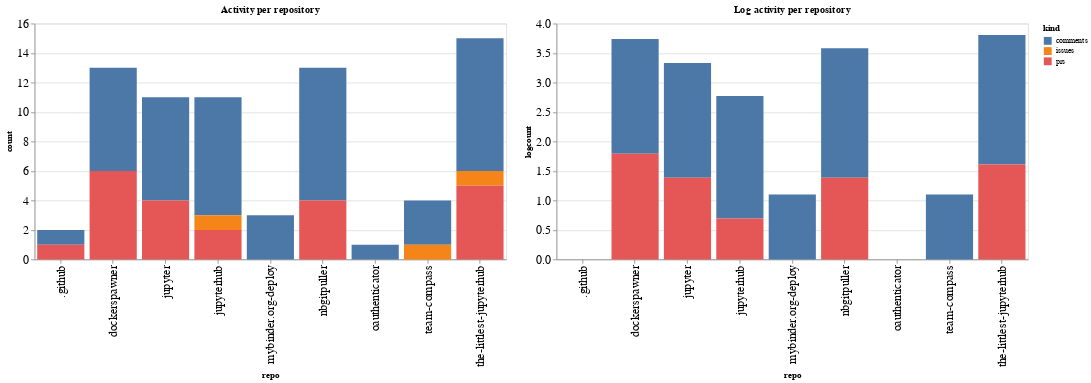

Notebook code cell kept with this figure:
### Code cell
ch1 = alt.Chart(repo_summaries, width=600, title="Activity per repository").mark_bar().encode(
    x='repo',
    y='count',
    color='kind',
    tooltip="kind"
)

ch2 = alt.Chart(repo_summaries, width=600, title="Log activity per repository").mark_bar().encode(
    x='repo',
    y='logcount',
    color='kind',
    tooltip="kind"
)

ch1 | ch2

### Figure 1 — Vega-Lite specification as saved in the notebook (floating-point values rounded to 4 significant figures)
{"config": {"axisLeft": {"labelFontSize": 15}, "axisBottom": {"labelFontSize": 15}}, "hconcat": [{"mark": "bar", "encoding": {"color": {"type": "nominal", "field": "kind"}, "tooltip": {"type": "nominal", "field": "kind"}, "x": {"type": "nominal", "field": "repo"}, "y": {"type": "quantitative", "field": "count"}}, "title": "Activity per repository", "width": 600}, {"mark": "bar", "encoding": {"color": {"type": "nominal", "field": "kind"}, "tooltip": {"type": "nominal", "field": "kind"}, "x": {"type": "nominal", "field": "repo"}, "y": {"type": "quantitative", "field": "logcount"}}, "title": "Log activity per repository", "width": 600}], "data": {"name": "data-99cab4d3d147cc91074977257fcdf757"}, "$schema": "https://vega.github.io/schema/vega-lite/v4.8.1.json", "datasets": {"data-99cab4d3d147cc91074977257fcdf757": [{"repo": ".github", "kind": "comments", "count": 1, "logcount": 0.0}, {"repo": ".github", "kind": "prs", "count": 1, "logcount": 0.0}, {"repo": "dockerspawner", "kind": "comments", "count": 7, "logcount": 1.946}, {"repo": "dockerspawner", "kind": "prs", "count": 6, "logcount": 1.792}, {"repo": "jupyter", "kind": "comments", "count": 7, "logcount": 1.946}, {"repo": "jupyter", "kind": "prs", "count": 4, "logcount": 1.386}, {"repo": "jupyterhub", "kind": "comments", "count": 8, "logcount": 2.079}, {"repo": "jupyterhub", "kind": "issues", "count": 1, "logcount": 0.0}, {"repo": "jupyterhub", "kind": "prs", "count": 2, "logcount": 0.6931}, {"repo": "mybinder.org-deploy", "kind": "comments", "count": 3, "logcount": 1.099}, {"repo": "nbgitpuller", "kind": "comments", "count": 9, "logcount": 2.197}, {"repo": "nbgitpuller", "kind": "prs", "count": 4, "logcount": 1.386}, {"repo": "oauthenticator", "kind": "comments", "count": 1, "logcount": 0.0}, {"repo": "team-compass", "kind": "comments", "count": 3, "logcount": 1.099}, {"repo": "team-compass", "kind": "issues", "count": 1, "logcount": 0.0}, {"repo": "the-littlest-jupyterhub", "kind": "comments", "count": 9, "logcount": 2.197}, {"repo": "the-littlest-jupyterhub", "kind": "issues", "count": 1, "logcount": 0.0}, {"repo": "the-littlest-jupyterhub", "kind": "prs", "count": 5, "logcount": 1.609}]}}
